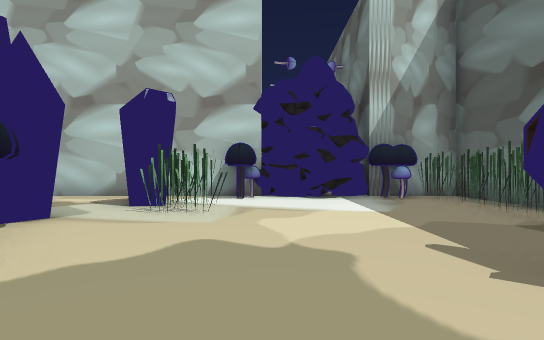
View 1 (above)

24 first-person views from a walk through a Unity game level. The camera is 1.2 m above the floor, looks level and sees 80° across. The floor is counted in squares, 2 m on a side. Each view is taken from the middle of a square. On the plan, view 1 faces up. The plan holds only what a view shows up to about 10 squares ahead; the rest is blank. The place goes on beyond the plan. The player is left out. Some surface patterns are stand-ins.

View 2
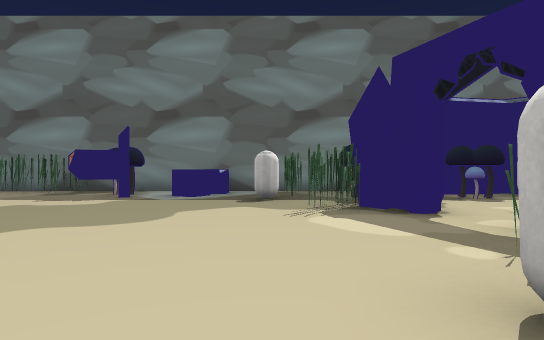

View 3
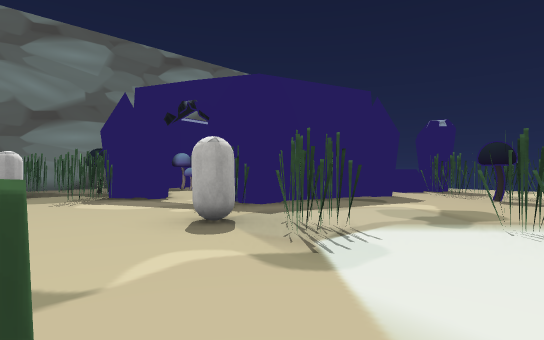

View 4
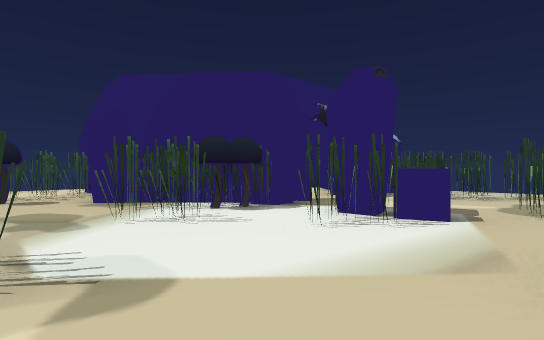

View 5
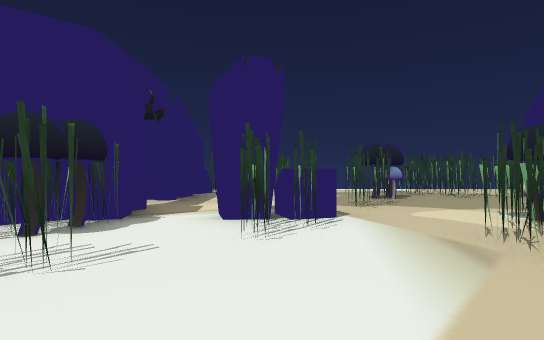

View 6
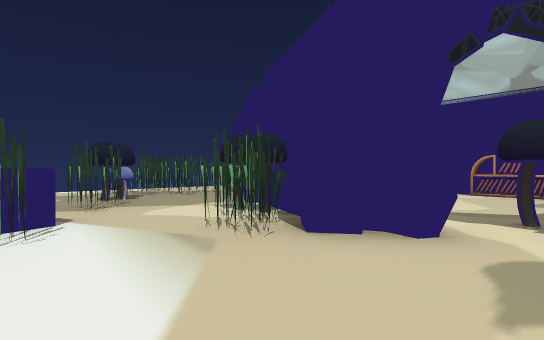

View 7
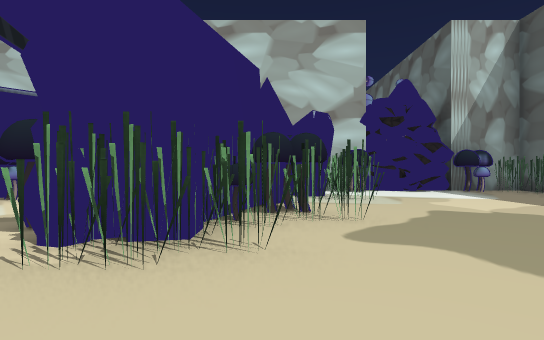

View 8
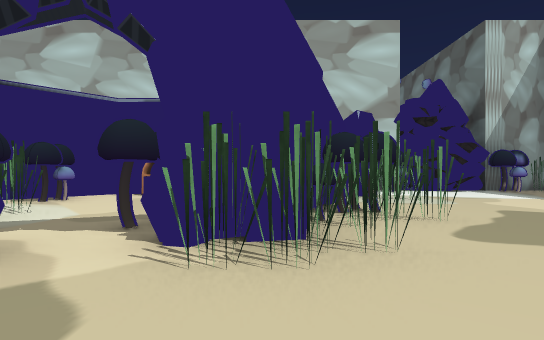

View 9
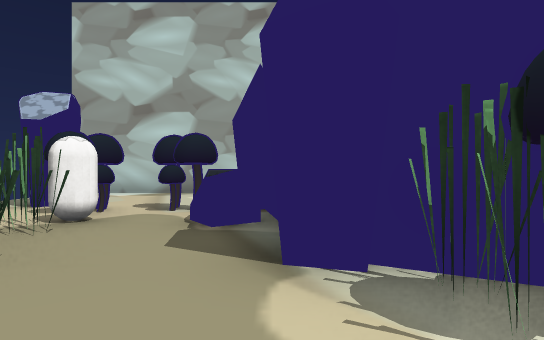

View 10
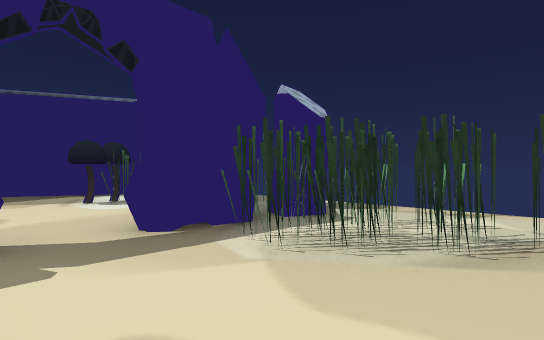

View 11
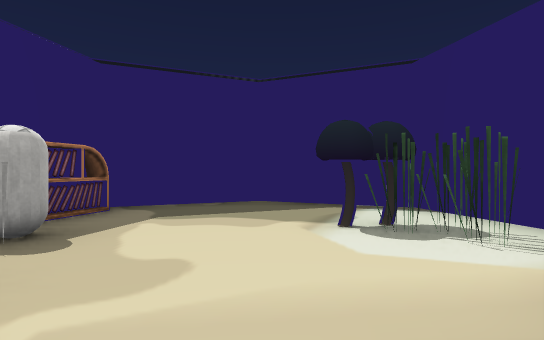

View 12
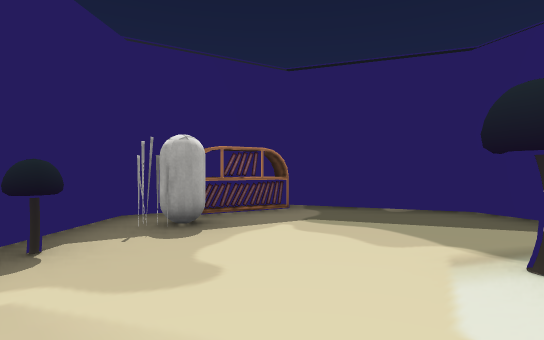

View 13
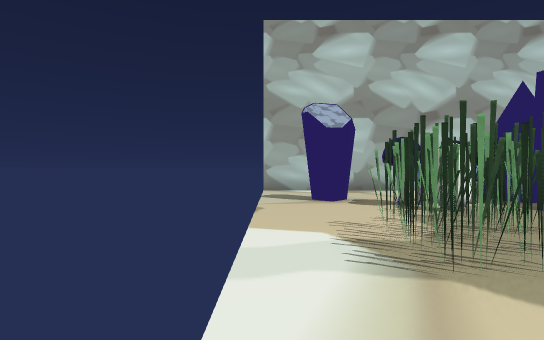

View 14
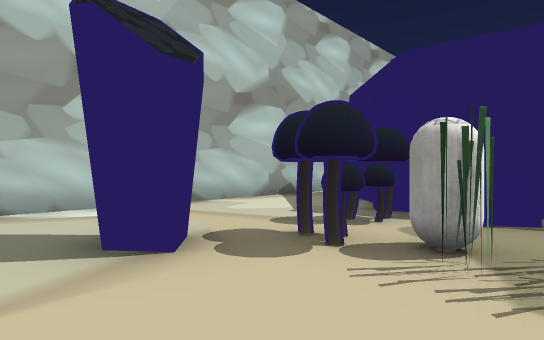

View 15
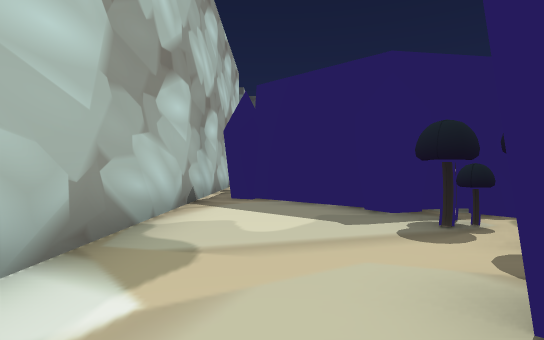

View 16
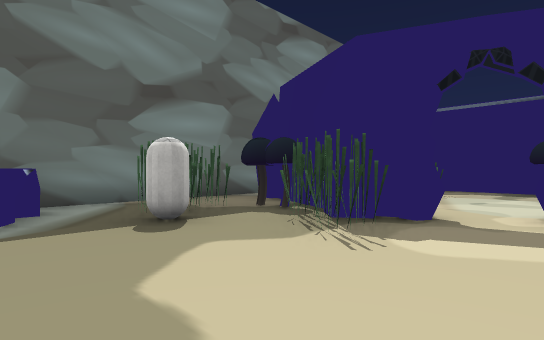

View 17
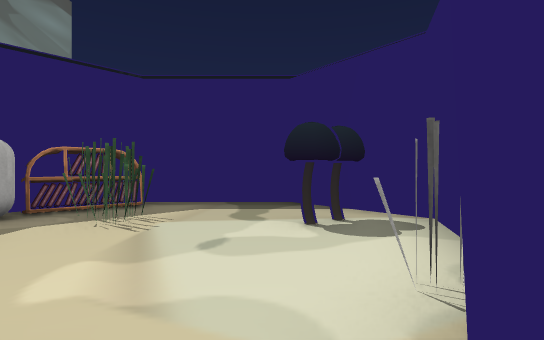

View 18
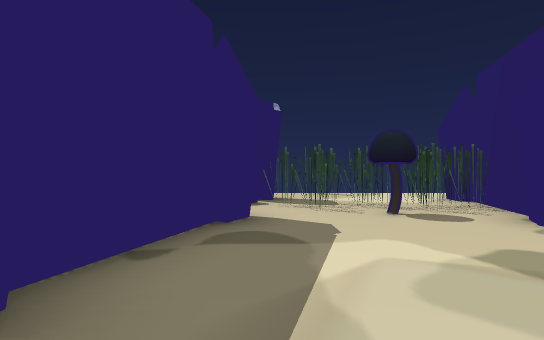

View 19
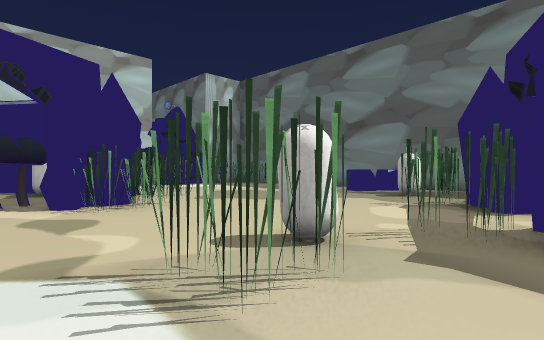

View 20
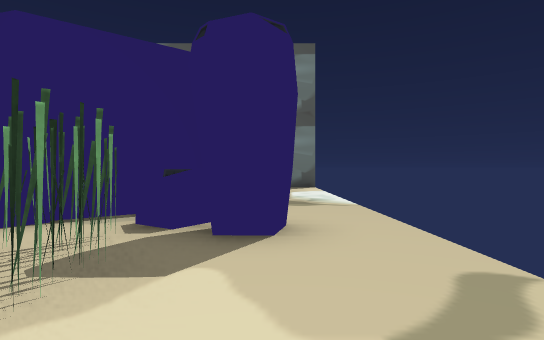

View 21
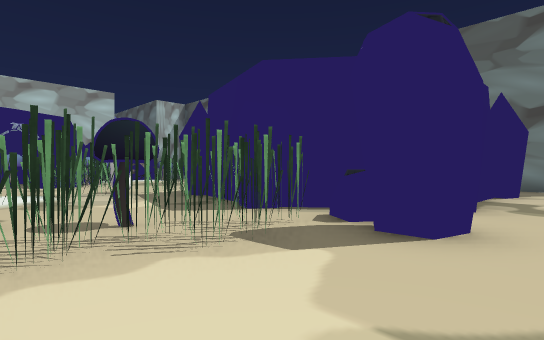

View 22
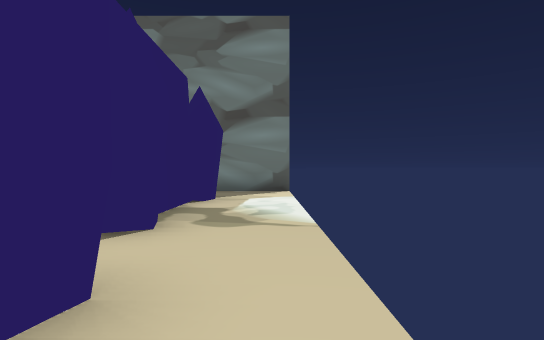

View 23
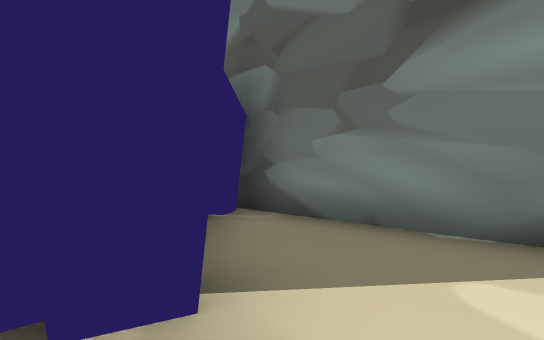

View 24
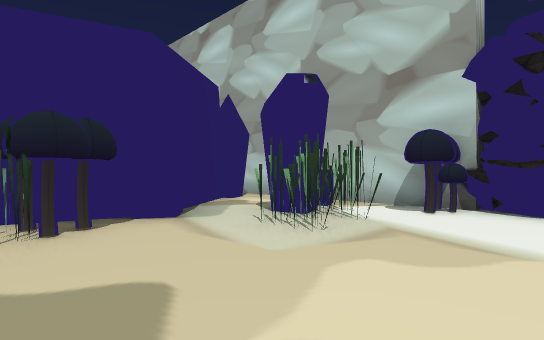

### Floor plan
Key: @ floor where view 1 was taken; # wall or solid block; x gap in a wall; . floor; R rock; M mushroom; C capsule; O other object.
Columns run from 15 left of view 1 to 5 right of it. Each row starts with its distance up from view 1.
  8 x##############RRR###
  7 .......## #   O.RRO.#
  6 ......O##O#O.OO.....#
  5 .O...O#O..O#..O....O#
  4 .OOOO# O..CC#.....O.#
  3 ...CO# O...#OM......#
  2 ..O..O OOOO#OO...OO.#
  1 .OOO.####O#O.....O..#
  0 .OO...OO#O.O...@..  #
 -1 ...OO..O............#
 -2 ................OC..#
 -3 ..OO..OO...C...O..O.#
 -4 ..OO......O.O..OOO..#
 -5 .OOO.O#OO...##...##.#
 -6  ##...OOO...##...O# #
 -7  #....##....#....O#
 -8  #.O..C##M..#OO.OC###
 -9  #.O...OOOO.O....O..#
-10  O#...O#..O.O#####..#
-11   O####....OOO...O..#
-12        .............#
-13                     #

Where each view was taken, in squares from view 1:
view 1: 0 up, 0 right, facing up
view 2: 2 down, 5 left, facing right
view 3: 1 down, 7 left, facing down-right
view 4: 1 down, 5 left, facing down-left
view 5: 3 down, 5 left, facing left
view 6: 3 down, 5 left, facing up-left
view 7: 2 down, 3 left, facing up
view 8: 2 down, 4 left, facing up
view 9: 1 down, 10 left, facing up
view 10: 2 down, 10 left, facing down-left
view 11: 5 down, 11 left, facing down
view 12: 6 down, 12 left, facing down-right
view 13: 2 down, 15 left, facing up
view 14: 2 up, 15 left, facing up-right
view 15: 6 up, 15 left, facing right
view 16: 0 up, 2 left, facing down-right
view 17: 4 down, 1 left, facing down
view 18: 4 down, 4 left, facing down
view 19: 5 down, 6 left, facing up-right
view 20: 11 down, 7 left, facing right
view 21: 12 down, 7 left, facing up-right
view 22: 12 down, 5 left, facing right
view 23: 12 down, 1 right, facing up-right
view 24: 2 up, 1 right, facing up-left
